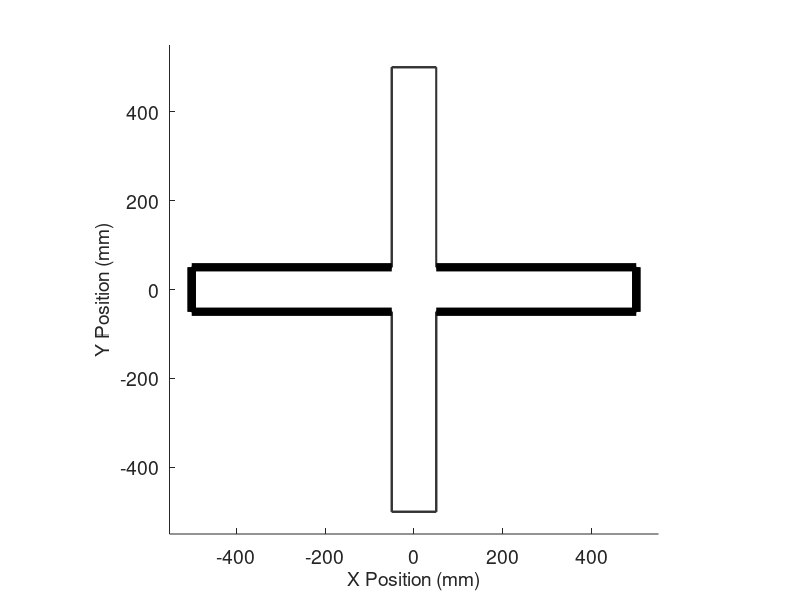

Write the MATLAB code that produced this figure.
% Creates a figure containing a depiction of the Elevated Plus Maze, and 
% returns the figure handle.
% NENS 230 Autumn 2011, Stanford University
% Written by Sergey Stavisky on 22 October 2011

function figh = drawPlusMaze
    % Draw the figure
    figh = figure;
    
    axh = axes( 'Parent', figh, 'XLim', [-550 550], 'YLim', [-550 550], 'FontSize', 14 );
    axis(axh, 'square') % square projection
    xlabel( 'X Position (mm)', 'FontSize', 14)
    ylabel( 'Y Position (mm)', 'FontSize', 14)
    
    % Now draw thiner outline of the arms.
    % Here I demonstrate creating multiple lines in a single command using
    % matrix input.
    % Firt, let's define the endpoints
    % [X1 Y1 X2 Y2]
    vertices = ...
        [ 50   50   500   50   ;
        500  50   500  -50   ;
        500 -50   50   -50   ;
        50  -50   50   -500  ;
        50  -500  -50  -500  ;
        -50  -500  -50  -50   ;
        -50  -50   -500 -50   ;
        -500 -50   -500  50   ;
        -500  50   -50   50   ;
        -50   50   -50   500  ;
        -50   500   50   500  ;
        50   500   50   50  ];
    
    linehandles = line( [vertices(:,1) vertices(:,3)], [vertices(:,2) vertices(:,4)], ...
        'Parent', axh,  'Color', [.2 .2 .2], 'LineWidth', 1.5);
    
    % Now draw dark lines to represent the closed arms
    rightarm = ...
        [ 50   50   500   50   ;
        500  50   500  -50   ;
        500 -50   50   -50   ];
    leftarm = ...
        [-50  -50   -500 -50   ;
        -500 -50   -500  50   ;
        -500  50   -50   50   ];
    
    rightarmhandles = line( [rightarm(:,1) rightarm(:,3)], [rightarm(:,2) rightarm(:,4)], ...
        'Parent', axh,  'Color', 'k', 'LineWidth', 6);
    leftarmhandles = line( [leftarm(:,1) leftarm(:,3)], [leftarm(:,2) leftarm(:,4)], ...
        'Parent', axh,  'Color', 'k', 'LineWidth', 6);
    hold on; 
end %function